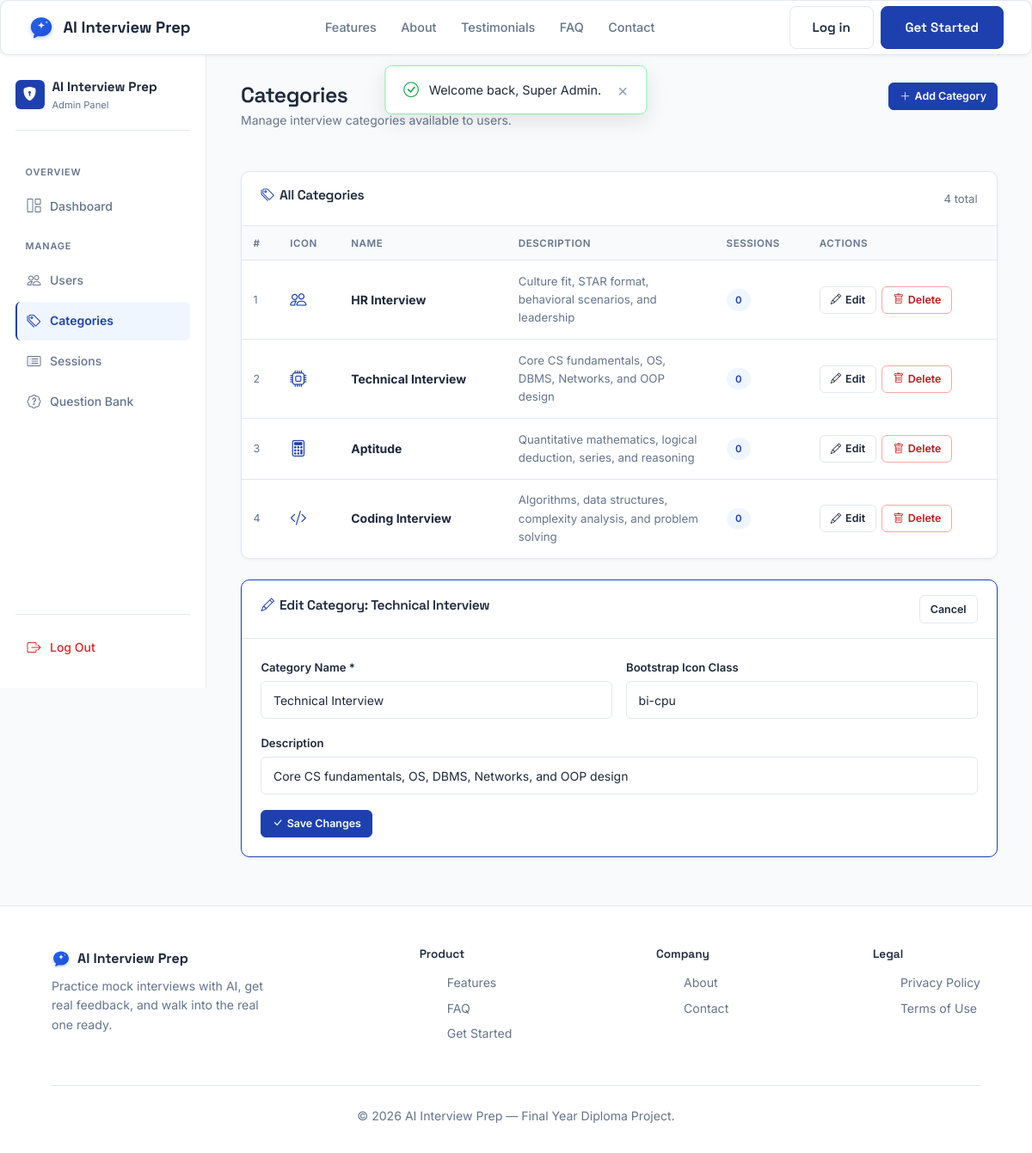
Page /admin/categories.php?edit=2 (signed in) on the committed database.
### tables this page shows
CREATE TABLE IF NOT EXISTS `categories` (
    `id` INT AUTO_INCREMENT PRIMARY KEY,
    `name` VARCHAR(100) NOT NULL UNIQUE,
    `description` VARCHAR(255),
    `icon` VARCHAR(100) DEFAULT 'bi-briefcase'
);

### includes/functions.php (called while the page is built, shortened)
<?php
function e(?string $value): string
{
    return htmlspecialchars($value ?? '', ENT_QUOTES, 'UTF-8');
}

### admin/categories.php (the view, shortened to what this page needs)
<?php
require_once __DIR__ . '/../config/db_connect.php';
require_once __DIR__ . '/../includes/functions.php';
$editCategory = null;
if (isset($_GET['edit'])) {
    $editId = (int) $_GET['edit'];
    $editCategory = $pdo->prepare("SELECT * FROM categories WHERE id = ?");
    $editCategory->execute([$editId]);
    $editCategory = $editCategory->fetch();
}
$categories = $pdo->query(
    "SELECT c.*, COUNT(s.id) AS session_count
     FROM categories c
     LEFT JOIN interview_sessions s ON s.category_id = c.id
     GROUP BY c.id
     ORDER BY c.id"
)->fetchAll();
require_once __DIR__ . '/../includes/header.php';
require_once __DIR__ . '/../includes/flash.php';
?>
<link rel="stylesheet" href="<?= BASE_URL ?>/admin/admin.css">
<div class="admin-shell">
  <?php require_once __DIR__ . '/../includes/admin_sidebar.php'; ?>
  <main class="admin-content">
    <div class="admin-page-header">
      <div>
        <h1>Categories</h1>
        <p>Manage interview categories available to users.</p>
      </div>
      <button class="btn-admin-sm primary" onclick="openModal('addModal')">
        <i class="bi bi-plus-lg"></i> Add Category
      </button>
    </div>
    <div class="admin-panel">
      <div class="admin-panel-header">
        <h2><i class="bi bi-tags" style="margin-right:.4rem;color:var(--navy);"></i>All Categories</h2>
        <span style="font-size:.82rem;color:var(--mist);"><?= count($categories) ?> total</span>
      </div>
      <?php if (empty($categories)): ?>
        <div class="admin-empty"><i class="bi bi-tags"></i><p>No categories yet.</p></div>
      <?php else: ?>
        <table class="admin-table">
          <thead>
            <tr>
              <th>#</th>
              <th>Icon</th>
              <th>Name</th>
              <th>Description</th>
              <th>Sessions</th>
              <th>Actions</th>
            </tr>
          </thead>
          <tbody>
            <?php foreach ($categories as $i => $cat): ?>
            <tr>
              <td style="color:var(--mist);font-size:.78rem;"><?= $cat['id'] ?></td>
              <td><i class="bi <?= e($cat['icon']) ?>" style="font-size:1.2rem;color:var(--navy);"></i></td>
              <td><strong><?= e($cat['name']) ?></strong></td>
              <td style="color:var(--mist);font-size:.83rem;max-width:200px;"><?= e($cat['description'] ?? '—') ?></td>
              <td><span class="badge-pill badge-blue"><?= (int)$cat['session_count'] ?></span></td>
              <td>
                <div style="display:flex;gap:.4rem;flex-wrap:wrap;">
                  <a href="?edit=<?= (int)$cat['id'] ?>" class="btn-admin-sm">
                    <i class="bi bi-pencil"></i> Edit
                  </a>
                  <form method="post" action="" class="delete-form"
                        onsubmit="return confirm('Delete category \'<?= e(addslashes($cat['name'])) ?>\'? Sessions using it will also be deleted.');">
                    <button type="submit" class="btn-admin-sm danger">
                      <i class="bi bi-trash"></i> Delete
                    </button>
                  </form>
                </div>
              </td>
            </tr>
            <?php endforeach; ?>
          </tbody>
        </table>
      <?php endif; ?>
    </div>
    <?php if ($editCategory): ?>
    <div class="admin-panel" style="border-color:var(--navy);">
      <div class="admin-panel-header">
        <h2><i class="bi bi-pencil" style="margin-right:.4rem;color:var(--navy);"></i>Edit Category: <?= e($editCategory['name']) ?></h2>
        <a href="<?= BASE_URL ?>/admin/categories.php" class="btn-admin-sm">Cancel</a>
      </div>
      <div class="admin-panel-body">
        <form method="post" action="">
          <div style="display:grid;grid-template-columns:1fr 1fr;gap:1rem;">
            <div class="admin-form-group">
              <label>Category Name *</label>
              <input type="text" name="name" class="form-control" required value="<?= e($editCategory['name']) ?>">
            </div>
            <div class="admin-form-group">
              <label>Bootstrap Icon Class</label>
              <input type="text" name="icon" class="form-control" placeholder="bi-briefcase" value="<?= e($editCategory['icon'] ?? '') ?>">
            </div>
          </div>
          <div class="admin-form-group">
            <label>Description</label>
            <input type="text" name="description" class="form-control" value="<?= e($editCategory['description'] ?? '') ?>">
          </div>
          <button type="submit" class="btn-admin-sm primary"><i class="bi bi-check-lg"></i> Save Changes</button>
        </form>
      </div>
    </div>
    <?php endif; ?>
  </main>
</div>
<?php require_once __DIR__ . '/../includes/footer.php'; ?>

### css/style.css (style rules this page uses)
:root { --navy: #1e40af; --navy-dark: #1e3a8a; --navy-light: #eff6ff; --violet: #1e40af; --success: #16a34a; --warning: #d97706; --paper: #1e293b; --mist: #64748b; --glass-border: #e2e8f0; --border: #e2e8f0; --glass-bg: #ffffff; --page-bg: #f8fafc; --section-alt: #f1f5f9; --font-display: "Space Grotesk", sans-serif; --font-body: "Inter", sans-serif; --font-mono: "IBM Plex Mono", monospace; --radius-lg: 10px; --radius-md: 8px; --radius-sm: 6px; }
* { box-sizing: border-box; margin: 0; padding: 0; }
html { scroll-behavior: smooth; }
body { background: var(--page-bg); color: var(--paper); font-family: var(--font-body); line-height: 1.6; overflow-x: hidden; }
h1, h2, h3, h4 { font-family: var(--font-display); font-weight: 600; letter-spacing: -0.02em; color: var(--paper); }
a { text-decoration: none; color: inherit; }

### admin/admin.css (style rules this page uses)
.admin-shell { display: flex; min-height: calc(100vh - 64px); background: var(--page-bg); }
.admin-content { flex: 1; min-width: 0; padding: 2rem 2.5rem; overflow-x: hidden; }
.admin-page-header { display: flex; align-items: flex-start; justify-content: space-between; flex-wrap: wrap; gap: 1rem; margin-bottom: 2rem; }
.admin-page-header h1 { font-size: 1.55rem; color: var(--paper); margin-bottom: 0.2rem; }
.admin-page-header p { color: var(--mist); font-size: 0.875rem; }
.admin-panel { background: #ffffff; border: 1px solid var(--border); border-radius: var(--radius-lg); box-shadow: 0 1px 4px rgba(0,0,0,0.05); margin-bottom: 1.5rem; }
.admin-panel-header { padding: 1.1rem 1.4rem; border-bottom: 1px solid var(--border); display: flex; align-items: center; justify-content: space-between; flex-wrap: wrap; gap: 0.75rem; }
.admin-panel-header h2 { font-size: 0.97rem; font-weight: 600; color: var(--paper); }
.admin-panel-body { padding: 1.4rem; }
.admin-table { width: 100%; border-collapse: collapse; font-size: 0.875rem; }
.admin-table th { text-align: left; color: var(--mist); font-weight: 600; font-size: 0.72rem; text-transform: uppercase; letter-spacing: 0.05em; padding: 0.65rem 0.85rem; border-bottom: 1px solid var(--border); background: var(--page-bg); }
.admin-table td { padding: 0.85rem 0.85rem; border-bottom: 1px solid var(--border); color: var(--paper); vertical-align: middle; }
.admin-table tr:last-child td { border-bottom: none; }
.badge-pill { display: inline-flex; align-items: center; gap: 0.3rem; font-size: 0.72rem; font-weight: 600; padding: 0.22rem 0.65rem; border-radius: 20px; }
.badge-blue { background: #eff6ff; color: var(--navy); }
.btn-admin-sm { display: inline-flex; align-items: center; gap: 0.3rem; padding: 0.32rem 0.75rem; font-size: 0.78rem; font-weight: 600; border-radius: var(--radius-sm); border: 1px solid var(--border); background: #ffffff; color: var(--paper); cursor: pointer; transition: background 0.15s, border-color 0.15s; text-decoration: none; }
.btn-admin-sm.primary { background: var(--navy); border-color: var(--navy); color: #fff; }
.btn-admin-sm.danger { background: #fff; border-color: #fca5a5; color: #b91c1c; }
.admin-form-group { margin-bottom: 1.1rem; }
.admin-form-group label { display: block; font-size: 0.82rem; font-weight: 600; color: var(--paper); margin-bottom: 0.35rem; }
.admin-form-group .form-control { width: 100%; border: 1px solid var(--border); border-radius: var(--radius-sm); padding: 0.65rem 0.85rem; font-size: 0.875rem; color: var(--paper); background: #ffffff; transition: border-color 0.2s; }
.delete-form { display: inline; }

### rows in the picture
categories: id "1", name "HR Interview", description "Culture fit, STAR format, behavioral scenarios, and leadership", session_count "0"
categories: id "2", name "Technical Interview", description "Core CS fundamentals, OS, DBMS, Networks, and OOP design", session_count "0", icon "bi-cpu"
categories: id "3", name "Aptitude", description "Quantitative mathematics, logical deduction, series, and reasoning", session_count "0"
categories: id "4", name "Coding Interview", description "Algorithms, data structures, complexity analysis, and problem solving", session_count "0"

### other values in the picture
$flash['message'] "Welcome back, Super Admin."
count($categories) "4"
